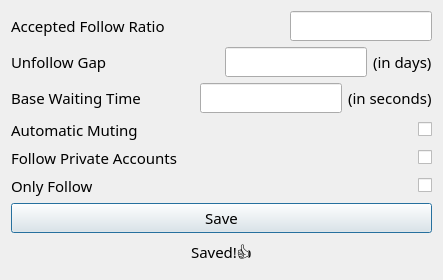
<?xml version="1.0" encoding="UTF-8"?>
<ui version="4.0">
 <class>Preferences</class>
 <widget class="QDialog" name="Preferences">
  <property name="geometry">
   <rect>
    <x>0</x>
    <y>0</y>
    <width>441</width>
    <height>288</height>
   </rect>
  </property>
  <property name="sizePolicy">
   <sizepolicy hsizetype="Fixed" vsizetype="Fixed">
    <horstretch>0</horstretch>
    <verstretch>0</verstretch>
   </sizepolicy>
  </property>
  <property name="windowTitle">
   <string>Preferences</string>
  </property>
  <layout class="QVBoxLayout" name="verticalLayout_2">
   <property name="sizeConstraint">
    <enum>QLayout::SetFixedSize</enum>
   </property>
   <item>
    <layout class="QVBoxLayout" name="preferencesForm">
     <item>
      <layout class="QHBoxLayout" name="acceptedRatio">
       <property name="sizeConstraint">
        <enum>QLayout::SetDefaultConstraint</enum>
       </property>
       <item>
        <widget class="QLabel" name="acceptedRatioLabel">
         <property name="sizePolicy">
          <sizepolicy hsizetype="Preferred" vsizetype="Fixed">
           <horstretch>0</horstretch>
           <verstretch>0</verstretch>
          </sizepolicy>
         </property>
         <property name="font">
          <font>
           <family>Titillium Web</family>
           <pointsize>11</pointsize>
          </font>
         </property>
         <property name="text">
          <string>Accepted Follow Ratio</string>
         </property>
        </widget>
       </item>
       <item>
        <widget class="QLabel" name="acceptedRatioInfo">
         <property name="sizePolicy">
          <sizepolicy hsizetype="Fixed" vsizetype="Fixed">
           <horstretch>2</horstretch>
           <verstretch>2</verstretch>
          </sizepolicy>
         </property>
         <property name="minimumSize">
          <size>
           <width>2</width>
           <height>2</height>
          </size>
         </property>
         <property name="maximumSize">
          <size>
           <width>15</width>
           <height>15</height>
          </size>
         </property>
         <property name="toolTip">
          <string>&lt;html&gt;&lt;head/&gt;&lt;body&gt;&lt;p&gt;Only follows/likes if n(following)/n(followers) is greater than the specified value!&lt;/p&gt;&lt;p&gt;(Greater this is, more likely they would follow back!)&lt;/p&gt;&lt;/body&gt;&lt;/html&gt;</string>
         </property>
         <property name="toolTipDuration">
          <number>-1</number>
         </property>
         <property name="text">
          <string/>
         </property>
         <property name="pixmap">
          <pixmap>C:/Users/Gayan/Downloads/info_FILL0_wght300_GRAD200_opsz24.png</pixmap>
         </property>
         <property name="scaledContents">
          <bool>true</bool>
         </property>
        </widget>
       </item>
       <item>
        <spacer name="acceptedRatioSpacer">
         <property name="orientation">
          <enum>Qt::Horizontal</enum>
         </property>
         <property name="sizeHint" stdset="0">
          <size>
           <width>40</width>
           <height>20</height>
          </size>
         </property>
        </spacer>
       </item>
       <item>
        <widget class="QLineEdit" name="acceptedRatioInput">
         <property name="font">
          <font>
           <family>Titillium Web</family>
           <pointsize>11</pointsize>
          </font>
         </property>
        </widget>
       </item>
      </layout>
     </item>
     <item>
      <layout class="QHBoxLayout" name="unfollowGap">
       <property name="sizeConstraint">
        <enum>QLayout::SetFixedSize</enum>
       </property>
       <item>
        <widget class="QLabel" name="unfollowGapLabel">
         <property name="sizePolicy">
          <sizepolicy hsizetype="Preferred" vsizetype="Fixed">
           <horstretch>0</horstretch>
           <verstretch>0</verstretch>
          </sizepolicy>
         </property>
         <property name="font">
          <font>
           <family>Titillium Web</family>
           <pointsize>11</pointsize>
          </font>
         </property>
         <property name="text">
          <string>Unfollow Gap</string>
         </property>
        </widget>
       </item>
       <item>
        <widget class="QLabel" name="unfollowGapInfo">
         <property name="sizePolicy">
          <sizepolicy hsizetype="Fixed" vsizetype="Fixed">
           <horstretch>2</horstretch>
           <verstretch>2</verstretch>
          </sizepolicy>
         </property>
         <property name="minimumSize">
          <size>
           <width>2</width>
           <height>2</height>
          </size>
         </property>
         <property name="maximumSize">
          <size>
           <width>15</width>
           <height>15</height>
          </size>
         </property>
         <property name="toolTip">
          <string>Time to wait before unfollowing a user if they don't follow you back!</string>
         </property>
         <property name="toolTipDuration">
          <number>-1</number>
         </property>
         <property name="text">
          <string/>
         </property>
         <property name="pixmap">
          <pixmap>C:/Users/Gayan/Downloads/info_FILL0_wght300_GRAD200_opsz24.png</pixmap>
         </property>
         <property name="scaledContents">
          <bool>true</bool>
         </property>
        </widget>
       </item>
       <item>
        <spacer name="unfollowGapSpacer_1">
         <property name="orientation">
          <enum>Qt::Horizontal</enum>
         </property>
         <property name="sizeHint" stdset="0">
          <size>
           <width>40</width>
           <height>20</height>
          </size>
         </property>
        </spacer>
       </item>
       <item>
        <widget class="QLineEdit" name="unfollowGapInput">
         <property name="minimumSize">
          <size>
           <width>0</width>
           <height>25</height>
          </size>
         </property>
         <property name="font">
          <font>
           <family>Titillium Web</family>
           <pointsize>11</pointsize>
          </font>
         </property>
         <property name="inputMethodHints">
          <set>Qt::ImhNone</set>
         </property>
         <property name="inputMask">
          <string/>
         </property>
         <property name="echoMode">
          <enum>QLineEdit::Normal</enum>
         </property>
         <property name="placeholderText">
          <string/>
         </property>
        </widget>
       </item>
       <item>
        <widget class="QLabel" name="unfollowGapUnit">
         <property name="font">
          <font>
           <family>Titillium Web</family>
           <pointsize>11</pointsize>
          </font>
         </property>
         <property name="text">
          <string>(in days)</string>
         </property>
        </widget>
       </item>
      </layout>
     </item>
     <item>
      <layout class="QHBoxLayout" name="baseWaiting">
       <property name="sizeConstraint">
        <enum>QLayout::SetFixedSize</enum>
       </property>
       <item>
        <widget class="QLabel" name="baseWaitingLabel">
         <property name="sizePolicy">
          <sizepolicy hsizetype="Preferred" vsizetype="Fixed">
           <horstretch>0</horstretch>
           <verstretch>0</verstretch>
          </sizepolicy>
         </property>
         <property name="font">
          <font>
           <family>Titillium Web</family>
           <pointsize>11</pointsize>
          </font>
         </property>
         <property name="text">
          <string>Base Waiting Time</string>
         </property>
        </widget>
       </item>
       <item>
        <widget class="QLabel" name="baseWaitingInfo">
         <property name="sizePolicy">
          <sizepolicy hsizetype="Fixed" vsizetype="Fixed">
           <horstretch>2</horstretch>
           <verstretch>2</verstretch>
          </sizepolicy>
         </property>
         <property name="minimumSize">
          <size>
           <width>2</width>
           <height>2</height>
          </size>
         </property>
         <property name="maximumSize">
          <size>
           <width>15</width>
           <height>15</height>
          </size>
         </property>
         <property name="toolTip">
          <string>&lt;html&gt;&lt;head/&gt;&lt;body&gt;&lt;p&gt;Approximate waiting time period till an element appears!&lt;/p&gt;&lt;p&gt;(find a sweet spot that suits your connection speed)&lt;/p&gt;&lt;/body&gt;&lt;/html&gt;</string>
         </property>
         <property name="toolTipDuration">
          <number>-1</number>
         </property>
         <property name="text">
          <string/>
         </property>
         <property name="pixmap">
          <pixmap>C:/Users/Gayan/Downloads/info_FILL0_wght300_GRAD200_opsz24.png</pixmap>
         </property>
         <property name="scaledContents">
          <bool>true</bool>
         </property>
        </widget>
       </item>
       <item>
        <spacer name="baseWaitingSpacer">
         <property name="orientation">
          <enum>Qt::Horizontal</enum>
         </property>
         <property name="sizeHint" stdset="0">
          <size>
           <width>40</width>
           <height>20</height>
          </size>
         </property>
        </spacer>
       </item>
       <item>
        <widget class="QLineEdit" name="baseWaitingInput">
         <property name="font">
          <font>
           <family>Titillium Web</family>
           <pointsize>11</pointsize>
          </font>
         </property>
        </widget>
       </item>
       <item>
        <widget class="QLabel" name="baseWaitingUnit">
         <property name="font">
          <font>
           <family>Titillium Web</family>
           <pointsize>11</pointsize>
          </font>
         </property>
         <property name="text">
          <string>(in seconds)</string>
         </property>
        </widget>
       </item>
      </layout>
     </item>
     <item>
      <layout class="QHBoxLayout" name="automaticMuting">
       <property name="sizeConstraint">
        <enum>QLayout::SetFixedSize</enum>
       </property>
       <item>
        <widget class="QLabel" name="automaticMutingLabel">
         <property name="sizePolicy">
          <sizepolicy hsizetype="Preferred" vsizetype="Fixed">
           <horstretch>0</horstretch>
           <verstretch>0</verstretch>
          </sizepolicy>
         </property>
         <property name="font">
          <font>
           <family>Titillium Web</family>
           <pointsize>11</pointsize>
          </font>
         </property>
         <property name="text">
          <string>Automatic Muting</string>
         </property>
        </widget>
       </item>
       <item>
        <spacer name="automaticMutingSpacer">
         <property name="orientation">
          <enum>Qt::Horizontal</enum>
         </property>
         <property name="sizeHint" stdset="0">
          <size>
           <width>40</width>
           <height>20</height>
          </size>
         </property>
        </spacer>
       </item>
       <item>
        <widget class="QCheckBox" name="automaticMutingCheckbox">
         <property name="font">
          <font>
           <family>Titillium Web</family>
           <pointsize>11</pointsize>
          </font>
         </property>
         <property name="text">
          <string/>
         </property>
        </widget>
       </item>
      </layout>
     </item>
     <item>
      <layout class="QHBoxLayout" name="followPrivate">
       <property name="sizeConstraint">
        <enum>QLayout::SetFixedSize</enum>
       </property>
       <item>
        <widget class="QLabel" name="followPrivateLabel">
         <property name="sizePolicy">
          <sizepolicy hsizetype="Preferred" vsizetype="Fixed">
           <horstretch>0</horstretch>
           <verstretch>0</verstretch>
          </sizepolicy>
         </property>
         <property name="font">
          <font>
           <family>Titillium Web</family>
           <pointsize>11</pointsize>
          </font>
         </property>
         <property name="text">
          <string>Follow Private Accounts</string>
         </property>
        </widget>
       </item>
       <item>
        <spacer name="followPrivateSpacer">
         <property name="orientation">
          <enum>Qt::Horizontal</enum>
         </property>
         <property name="sizeHint" stdset="0">
          <size>
           <width>40</width>
           <height>20</height>
          </size>
         </property>
        </spacer>
       </item>
       <item>
        <widget class="QCheckBox" name="followPrivateCheckbox">
         <property name="font">
          <font>
           <family>Titillium Web</family>
           <pointsize>11</pointsize>
          </font>
         </property>
         <property name="text">
          <string/>
         </property>
        </widget>
       </item>
      </layout>
     </item>
     <item>
      <layout class="QHBoxLayout" name="onlyFollow">
       <property name="sizeConstraint">
        <enum>QLayout::SetFixedSize</enum>
       </property>
       <item>
        <widget class="QLabel" name="onlyFollowLabel">
         <property name="sizePolicy">
          <sizepolicy hsizetype="Preferred" vsizetype="Fixed">
           <horstretch>0</horstretch>
           <verstretch>0</verstretch>
          </sizepolicy>
         </property>
         <property name="font">
          <font>
           <family>Titillium Web</family>
           <pointsize>11</pointsize>
          </font>
         </property>
         <property name="text">
          <string>Only Follow</string>
         </property>
        </widget>
       </item>
       <item>
        <spacer name="onlyFollowSpacer">
         <property name="orientation">
          <enum>Qt::Horizontal</enum>
         </property>
         <property name="sizeHint" stdset="0">
          <size>
           <width>40</width>
           <height>20</height>
          </size>
         </property>
        </spacer>
       </item>
       <item>
        <widget class="QCheckBox" name="onlyFollowCheckbox">
         <property name="font">
          <font>
           <family>Titillium Web</family>
           <pointsize>11</pointsize>
          </font>
         </property>
         <property name="text">
          <string/>
         </property>
        </widget>
       </item>
      </layout>
     </item>
    </layout>
   </item>
   <item>
    <widget class="QPushButton" name="saveBtn">
     <property name="minimumSize">
      <size>
       <width>0</width>
       <height>30</height>
      </size>
     </property>
     <property name="font">
      <font>
       <family>Titillium Web</family>
       <pointsize>11</pointsize>
      </font>
     </property>
     <property name="text">
      <string>Save</string>
     </property>
    </widget>
   </item>
   <item>
    <widget class="QLabel" name="savedMessageLabel">
     <property name="sizePolicy">
      <sizepolicy hsizetype="Preferred" vsizetype="Fixed">
       <horstretch>0</horstretch>
       <verstretch>0</verstretch>
      </sizepolicy>
     </property>
     <property name="minimumSize">
      <size>
       <width>0</width>
       <height>30</height>
      </size>
     </property>
     <property name="maximumSize">
      <size>
       <width>16777215</width>
       <height>30</height>
      </size>
     </property>
     <property name="font">
      <font>
       <family>Titillium Web</family>
       <pointsize>11</pointsize>
      </font>
     </property>
     <property name="text">
      <string>Saved!👍</string>
     </property>
     <property name="alignment">
      <set>Qt::AlignCenter</set>
     </property>
    </widget>
   </item>
  </layout>
 </widget>
 <resources/>
 <connections/>
</ui>
